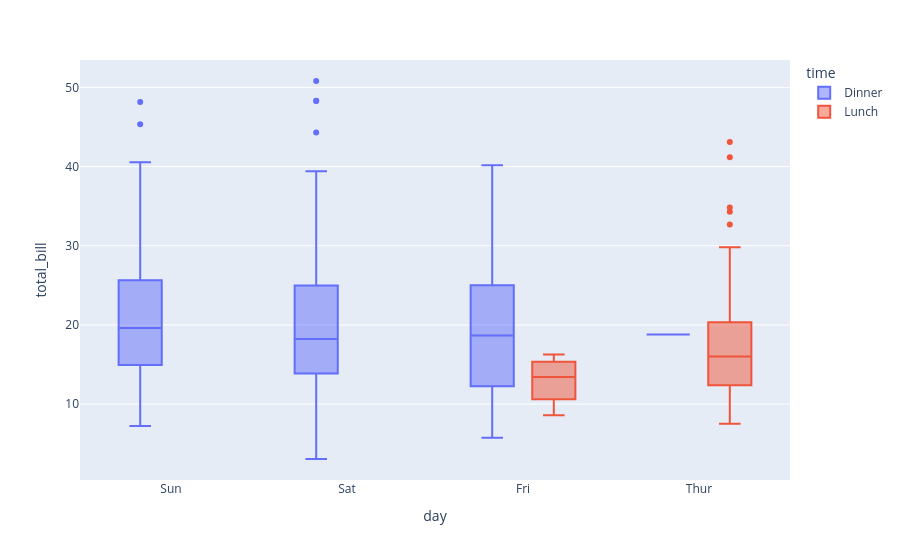

The cell this chart's notebook holds for it:
### Code cell
# splitting by color

px.box(df, x='day', y='total_bill', color='time')

### Figure 1 — Plotly figure (JSON) as saved in the notebook; plotly's stock layout.template omitted (floating-point values rounded to 4 significant figures; data arrays with more than 128 entries replaced by an {"elided": "..."} marker saying what was removed)
{"data": [{"alignmentgroup": "True", "hovertemplate": "time=Dinner<br>day=%{x}<br>total_bill=%{y}<extra></extra>", "legendgroup": "Dinner", "marker": {"color": "#636efa"}, "name": "Dinner", "notched": false, "offsetgroup": "Dinner", "orientation": "v", "showlegend": true, "type": "box", "x": {"elided": "176 str values"}, "x0": " ", "xaxis": "x", "y": {"elided": "176 float values"}, "y0": " ", "yaxis": "y"}, {"alignmentgroup": "True", "hovertemplate": "time=Lunch<br>day=%{x}<br>total_bill=%{y}<extra></extra>", "legendgroup": "Lunch", "marker": {"color": "#EF553B"}, "name": "Lunch", "notched": false, "offsetgroup": "Lunch", "orientation": "v", "showlegend": true, "type": "box", "x": ["Thur", "Thur", "Thur", "Thur", "Thur", "Thur", "Thur", "Thur", "Thur", "Thur", "Thur", "Thur", "Thur", "Thur", "Thur", "Thur", "Thur", "Thur", "Thur", "Thur", "Thur", "Thur", "Thur", "Thur", "Thur", "Thur", "Thur", "Thur", "Thur", "Thur", "Thur", "Thur", "Thur", "Thur", "Thur", "Thur", "Thur", "Thur", "Thur", "Thur", "Thur", "Thur", "Thur", "Thur", "Thur", "Thur", "Thur", "Thur", "Thur", "Thur", "Thur", "Thur", "Thur", "Thur", "Thur", "Thur", "Thur", "Thur", "Thur", "Thur", "Thur", "Fri", "Fri", "Fri", "Fri", "Fri", "Fri", "Fri"], "x0": " ", "xaxis": "x", "y": [27.2, 22.76, 17.29, 19.44, 16.66, 10.07, 32.68, 15.98, 34.83, 13.03, 18.28, 24.71, 21.16, 10.65, 12.43, 24.08, 11.69, 13.42, 14.26, 15.95, 12.48, 29.8, 8.52, 14.52, 11.38, 22.82, 19.08, 20.27, 11.17, 12.26, 18.26, 8.51, 10.33, 14.15, 16.0, 13.16, 17.47, 34.3, 41.19, 27.05, 16.43, 8.35, 18.64, 11.87, 9.78, 7.51, 19.81, 28.44, 15.48, 16.58, 7.56, 10.34, 43.11, 13.0, 13.51, 18.71, 12.74, 13.0, 16.4, 20.53, 16.47, 12.16, 13.42, 8.58, 15.98, 13.42, 16.27, 10.09], "y0": " ", "yaxis": "y"}], "layout": {"boxmode": "group", "legend": {"title": {"text": "time"}, "tracegroupgap": 0}, "margin": {"t": 60}, "xaxis": {"anchor": "y", "domain": [0, 1], "title": {"text": "day"}}, "yaxis": {"anchor": "x", "domain": [0, 1], "title": {"text": "total_bill"}}}}
